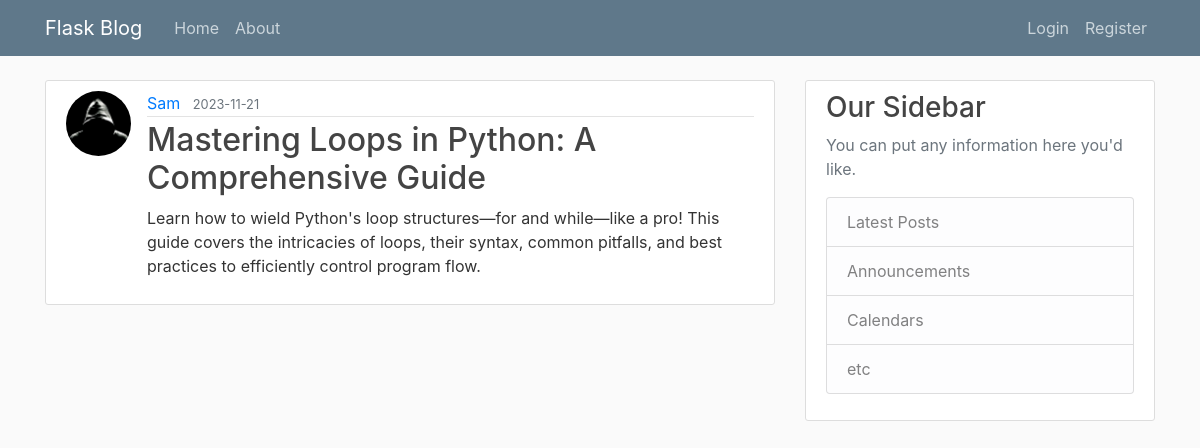
Screenshot of /post/2 with the database file from the repository.
### flaskblog/models.py (models this page shows, shortened)
class User(db.Model, UserMixin):
    id = db.Column(db.Integer, primary_key=True)
    username = db.Column(db.String(20), unique=True, nullable=False)
    email = db.Column(db.String(120), unique=True, nullable=False)
    image_file = db.Column(db.String(20), nullable=False, default="default.jpg")
    password = db.Column(db.String(60), nullable=False)
    post = db.relationship("Post", backref="author", lazy=True)

class Post(db.Model):
    id = db.Column(db.Integer, primary_key=True)
    title = db.Column(db.String(100), nullable=False)
    date_posted = db.Column(db.DateTime, nullable=False, default=datetime.utcnow)
    content = db.Column(db.Text, nullable=False)
    user_id = db.Column(db.Integer, db.ForeignKey("user.id"), nullable=True)

### flaskblog/routes.py (the view)
@app.route("/post/<int:post_id>")
def post(post_id):
    post = Post.query.get_or_404(post_id)
    return render_template("post.html", title=post.title, post=post)

### flaskblog/templates/post.html (shortened to what this page needs)
{% extends "base.html" %}
{% block content %}
<article class="media content-section">
    <img class="rounded-circle article-img"
        src="{{ url_for('static', filename='profile_pics/' + post.author.image_file) }}">
    <div class="media-body">
        <div class="article-metadata">
            <a class="mr-2" href="#">{{ post.author.username }}</a>
            <small class="text-muted">{{ post.date_posted.strftime('%Y-%m-%d') }}</small>
        </div>
        <h2 class="article-title">{{ post.title }}</h2>
        <p class="article-content">{{ post.content }}</p>
    </div>
</article>
{% endblock content %}

### flaskblog/static/main.css (style rules this page uses)
body { background: #fafafa; color: #333333; margin-top: 5rem; }
h1, h2, h3, h4, h5, h6 { color: #444444; }
.content-section { background: #ffffff; padding: 10px 20px; border: 1px solid #dddddd; border-radius: 3px; margin-bottom: 20px; }
.article-title { color: #444444; }
.article-content { white-space: pre-line; }
.article-img { height: 65px; width: 65px; margin-right: 16px; }
.article-metadata { padding-bottom: 1px; margin-bottom: 4px; border-bottom: 1px solid #e3e3e3 }

### rows the page displays
User: image_file (placeholder picture), author.username "Sam"
Post: date_posted "2023-11-21", title "Mastering Loops in Python: A Comprehensive Guide", content "Learn how to wield Python's loop structures—for and while—like a pro! This guide covers the intricacies of loops, their syntax, common pitfalls, and best practices to efficiently control program flow."
